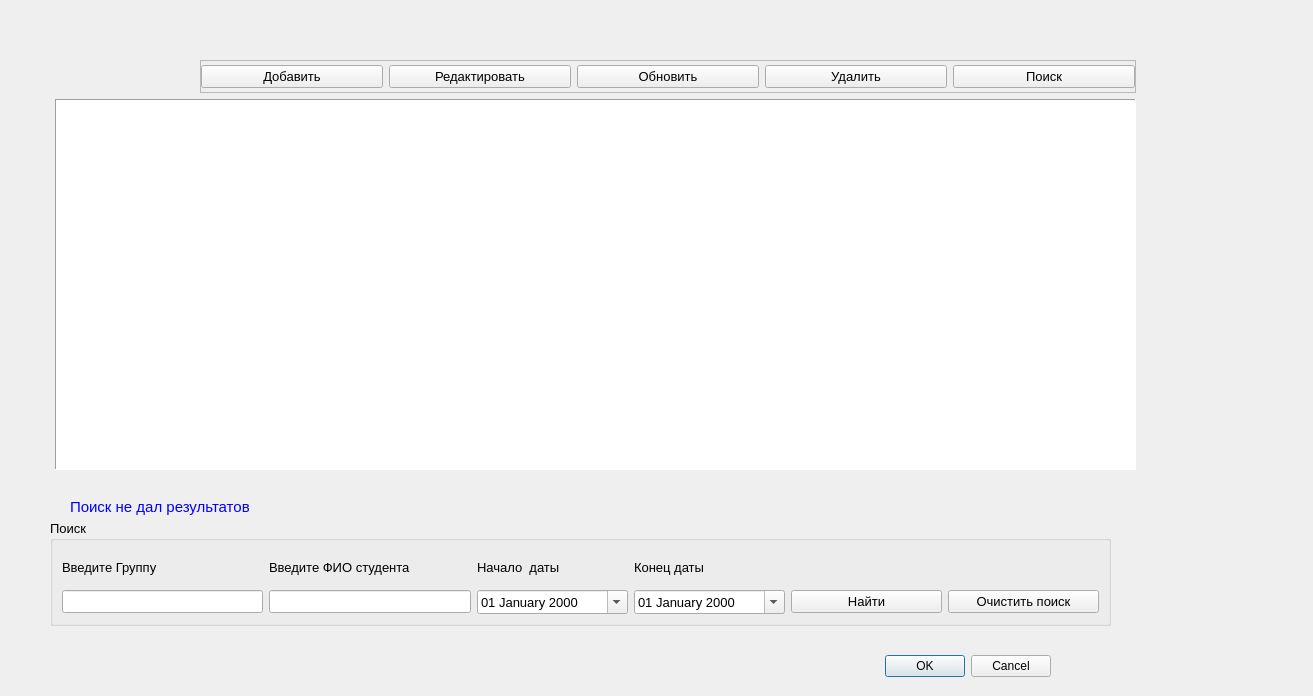
<?xml version="1.0" encoding="UTF-8"?>
<ui version="4.0">
 <class>Repair</class>
 <widget class="QDialog" name="Repair">
  <property name="geometry">
   <rect>
    <x>0</x>
    <y>0</y>
    <width>1313</width>
    <height>696</height>
   </rect>
  </property>
  <property name="windowTitle">
   <string>Dialog</string>
  </property>
  <widget class="QDialogButtonBox" name="buttonBox">
   <property name="geometry">
    <rect>
     <x>710</x>
     <y>650</y>
     <width>341</width>
     <height>32</height>
    </rect>
   </property>
   <property name="orientation">
    <enum>Qt::Horizontal</enum>
   </property>
   <property name="standardButtons">
    <set>QDialogButtonBox::Cancel|QDialogButtonBox::Ok</set>
   </property>
  </widget>
  <widget class="QLabel" name="label_result">
   <property name="geometry">
    <rect>
     <x>70</x>
     <y>497</y>
     <width>307</width>
     <height>20</height>
    </rect>
   </property>
   <property name="maximumSize">
    <size>
     <width>16777215</width>
     <height>20</height>
    </size>
   </property>
   <property name="font">
    <font>
     <pointsize>11</pointsize>
    </font>
   </property>
   <property name="styleSheet">
    <string notr="true">color:rgb(0, 0, 255)</string>
   </property>
   <property name="text">
    <string>Поиск не дал результатов</string>
   </property>
  </widget>
  <widget class="QFrame" name="frame">
   <property name="geometry">
    <rect>
     <x>200</x>
     <y>60</y>
     <width>936</width>
     <height>33</height>
    </rect>
   </property>
   <property name="frameShape">
    <enum>QFrame::StyledPanel</enum>
   </property>
   <property name="frameShadow">
    <enum>QFrame::Raised</enum>
   </property>
   <layout class="QGridLayout" name="gridLayout_3">
    <property name="leftMargin">
     <number>0</number>
    </property>
    <property name="topMargin">
     <number>0</number>
    </property>
    <property name="rightMargin">
     <number>0</number>
    </property>
    <property name="bottomMargin">
     <number>0</number>
    </property>
    <item row="0" column="4">
     <widget class="QPushButton" name="pushButton_del">
      <property name="font">
       <font>
        <pointsize>10</pointsize>
       </font>
      </property>
      <property name="text">
       <string>Удалить</string>
      </property>
      <property name="icon">
       <iconset resource="../../../../Users/ysuho/Downloads/kafpocs-master/resourses.qrc">
        <normaloff>:/img/img/delete.png</normaloff>:/img/img/delete.png</iconset>
      </property>
     </widget>
    </item>
    <item row="0" column="0">
     <widget class="QPushButton" name="pushButton_add">
      <property name="font">
       <font>
        <pointsize>10</pointsize>
       </font>
      </property>
      <property name="text">
       <string>Добавить</string>
      </property>
      <property name="icon">
       <iconset resource="../../../../Users/ysuho/Downloads/kafpocs-master/resourses.qrc">
        <normaloff>:/img/img/add.png</normaloff>:/img/img/add.png</iconset>
      </property>
     </widget>
    </item>
    <item row="0" column="5">
     <widget class="QPushButton" name="pushButton_search">
      <property name="font">
       <font>
        <pointsize>10</pointsize>
       </font>
      </property>
      <property name="text">
       <string>Поиск</string>
      </property>
      <property name="icon">
       <iconset resource="../../../../Users/ysuho/Downloads/kafpocs-master/resourses.qrc">
        <normaloff>:/img/img/find.png</normaloff>:/img/img/find.png</iconset>
      </property>
     </widget>
    </item>
    <item row="0" column="1">
     <widget class="QPushButton" name="pushButton_edit">
      <property name="font">
       <font>
        <pointsize>10</pointsize>
       </font>
      </property>
      <property name="text">
       <string>Редактировать</string>
      </property>
      <property name="icon">
       <iconset resource="../../../../Users/ysuho/Downloads/kafpocs-master/resourses.qrc">
        <normaloff>:/img/img/edit.png</normaloff>:/img/img/edit.png</iconset>
      </property>
     </widget>
    </item>
    <item row="0" column="3">
     <widget class="QPushButton" name="pushButton_update">
      <property name="font">
       <font>
        <pointsize>10</pointsize>
       </font>
      </property>
      <property name="text">
       <string>Обновить</string>
      </property>
      <property name="icon">
       <iconset resource="../../../../Users/ysuho/Downloads/kafpocs-master/resourses.qrc">
        <normaloff>:/img/img/refresh.png</normaloff>:/img/img/refresh.png</iconset>
      </property>
     </widget>
    </item>
   </layout>
  </widget>
  <widget class="QGroupBox" name="groupBox_search">
   <property name="geometry">
    <rect>
     <x>50</x>
     <y>520</y>
     <width>1061</width>
     <height>106</height>
    </rect>
   </property>
   <property name="font">
    <font>
     <pointsize>10</pointsize>
    </font>
   </property>
   <property name="title">
    <string>Поиск</string>
   </property>
   <layout class="QGridLayout" name="gridLayout" columnstretch="4,4,3,3,3,3">
    <item row="1" column="2">
     <widget class="QDateEdit" name="dateEdit">
      <property name="displayFormat">
       <string>dd MMMM yyyy</string>
      </property>
      <property name="calendarPopup">
       <bool>true</bool>
      </property>
     </widget>
    </item>
    <item row="1" column="5">
     <widget class="QPushButton" name="pushButton_clear">
      <property name="font">
       <font>
        <pointsize>10</pointsize>
       </font>
      </property>
      <property name="text">
       <string>Очистить поиск</string>
      </property>
      <property name="icon">
       <iconset resource="../../../../Users/ysuho/Downloads/kafpocs-master/resourses.qrc">
        <normaloff>:/img/img/clear.png</normaloff>:/img/img/clear.png</iconset>
      </property>
     </widget>
    </item>
    <item row="0" column="1">
     <widget class="QLabel" name="label_4">
      <property name="font">
       <font>
        <pointsize>10</pointsize>
       </font>
      </property>
      <property name="text">
       <string>Введите ФИО студента</string>
      </property>
     </widget>
    </item>
    <item row="0" column="2">
     <widget class="QLabel" name="label_6">
      <property name="font">
       <font>
        <pointsize>10</pointsize>
       </font>
      </property>
      <property name="text">
       <string>Начало  даты</string>
      </property>
     </widget>
    </item>
    <item row="1" column="1">
     <widget class="QLineEdit" name="lineEdit_student">
      <property name="clearButtonEnabled">
       <bool>true</bool>
      </property>
     </widget>
    </item>
    <item row="0" column="0">
     <widget class="QLabel" name="label_5">
      <property name="font">
       <font>
        <pointsize>10</pointsize>
       </font>
      </property>
      <property name="text">
       <string>Введите Группу</string>
      </property>
     </widget>
    </item>
    <item row="1" column="0">
     <widget class="QLineEdit" name="lineEdit_group">
      <property name="clearButtonEnabled">
       <bool>true</bool>
      </property>
     </widget>
    </item>
    <item row="1" column="4">
     <widget class="QPushButton" name="pushButton_find">
      <property name="font">
       <font>
        <pointsize>10</pointsize>
       </font>
      </property>
      <property name="text">
       <string>Найти</string>
      </property>
      <property name="icon">
       <iconset resource="../../../../Users/ysuho/Downloads/kafpocs-master/resourses.qrc">
        <normaloff>:/img/img/findOk.png</normaloff>:/img/img/findOk.png</iconset>
      </property>
     </widget>
    </item>
    <item row="1" column="3">
     <widget class="QDateEdit" name="dateEdit_end">
      <property name="displayFormat">
       <string>dd MMMM yyyy</string>
      </property>
      <property name="calendarPopup">
       <bool>true</bool>
      </property>
     </widget>
    </item>
    <item row="0" column="3">
     <widget class="QLabel" name="label">
      <property name="text">
       <string>Конец даты</string>
      </property>
     </widget>
    </item>
   </layout>
  </widget>
  <widget class="QTableView" name="tableView_actVnedr">
   <property name="geometry">
    <rect>
     <x>55</x>
     <y>99</y>
     <width>1081</width>
     <height>371</height>
    </rect>
   </property>
   <property name="font">
    <font>
     <pointsize>10</pointsize>
    </font>
   </property>
   <property name="contextMenuPolicy">
    <enum>Qt::ActionsContextMenu</enum>
   </property>
   <property name="frameShape">
    <enum>QFrame::Panel</enum>
   </property>
   <property name="frameShadow">
    <enum>QFrame::Sunken</enum>
   </property>
   <property name="alternatingRowColors">
    <bool>true</bool>
   </property>
   <property name="selectionMode">
    <enum>QAbstractItemView::SingleSelection</enum>
   </property>
   <property name="selectionBehavior">
    <enum>QAbstractItemView::SelectRows</enum>
   </property>
  </widget>
  <widget class="QLabel" name="label_naideno">
   <property name="geometry">
    <rect>
     <x>514</x>
     <y>477</y>
     <width>308</width>
     <height>27</height>
    </rect>
   </property>
   <property name="font">
    <font>
     <pointsize>12</pointsize>
    </font>
   </property>
   <property name="styleSheet">
    <string notr="true">color:rgb(85, 0, 255)</string>
   </property>
   <property name="text">
    <string/>
   </property>
  </widget>
 </widget>
 <resources>
  <include location="../../../../Users/ysuho/Downloads/kafpocs-master/resourses.qrc"/>
 </resources>
 <connections>
  <connection>
   <sender>buttonBox</sender>
   <signal>accepted()</signal>
   <receiver>Repair</receiver>
   <slot>accept()</slot>
   <hints>
    <hint type="sourcelabel">
     <x>248</x>
     <y>254</y>
    </hint>
    <hint type="destinationlabel">
     <x>157</x>
     <y>274</y>
    </hint>
   </hints>
  </connection>
  <connection>
   <sender>buttonBox</sender>
   <signal>rejected()</signal>
   <receiver>Repair</receiver>
   <slot>reject()</slot>
   <hints>
    <hint type="sourcelabel">
     <x>316</x>
     <y>260</y>
    </hint>
    <hint type="destinationlabel">
     <x>286</x>
     <y>274</y>
    </hint>
   </hints>
  </connection>
 </connections>
</ui>
